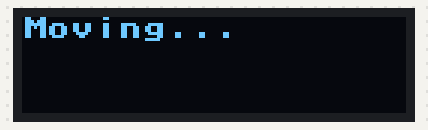
Bench run of a program on a simulated Raspberry Pi Pico running MicroPython. Shown: 128×32 one-colour display. Library files of the repository ran but are not shown: ssd1306.py.

Above: at 0.11 s.
At 1.11 s:
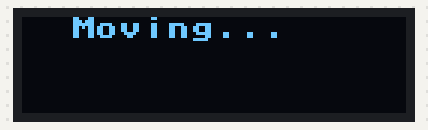
At 2.23 s:
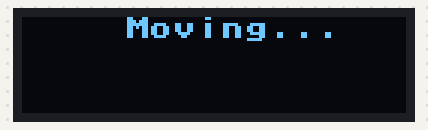
At 4.36 s:
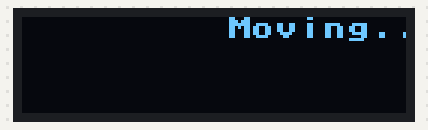
At 6.48 s:
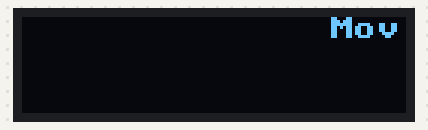
At 8.6 s:
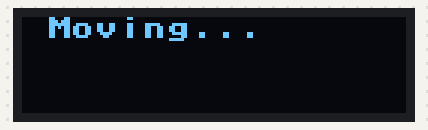

The program:

09_OLED_02.py
```python
from machine import Pin, I2C
from ssd1306 import SSD1306_I2C
import time

i2c = I2C(0, scl=Pin(21), sda=Pin(20), freq=200000)
display = SSD1306_I2C(128, 32, i2c)

try:
    while True:
        for i in range(0, 128, 2):
            display.fill(0)
            display.text('Moving...', i, 0)
            display.show()
            time.sleep(0.1)

except KeyboardInterrupt:
    print("프로그램이 중단되었습니다.")
```

Measured:
- by itself, everything shown: repeats every 8.0 s, in 64 steps
